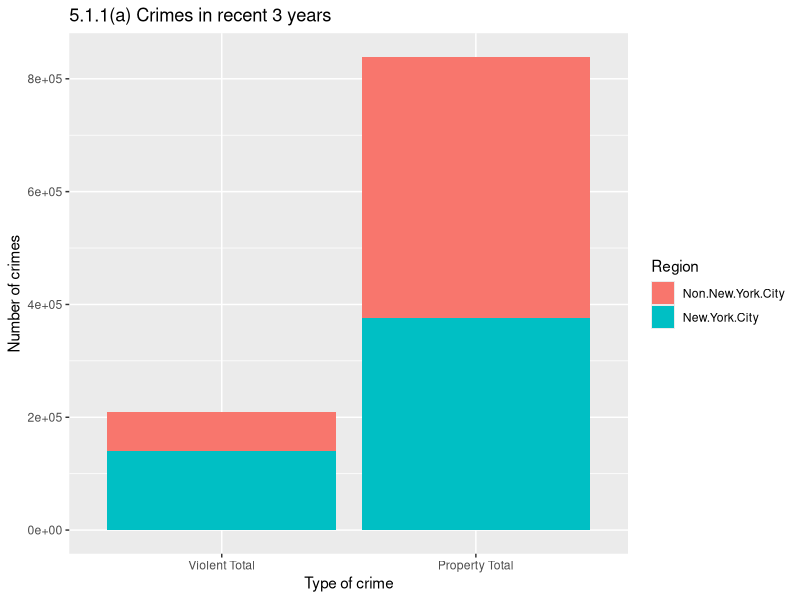
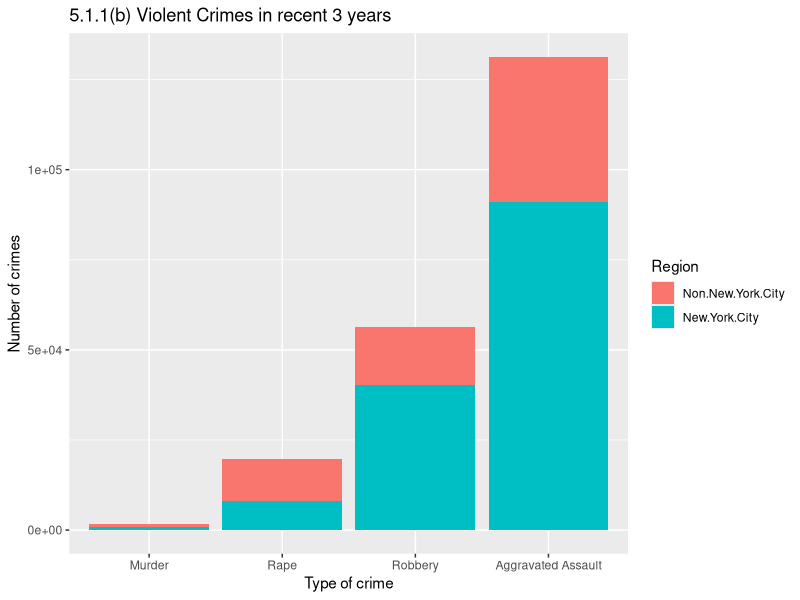
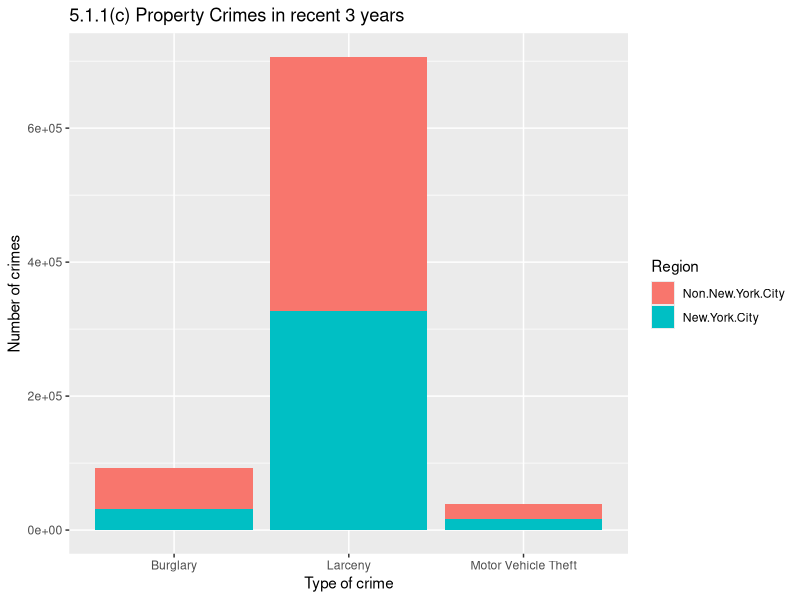
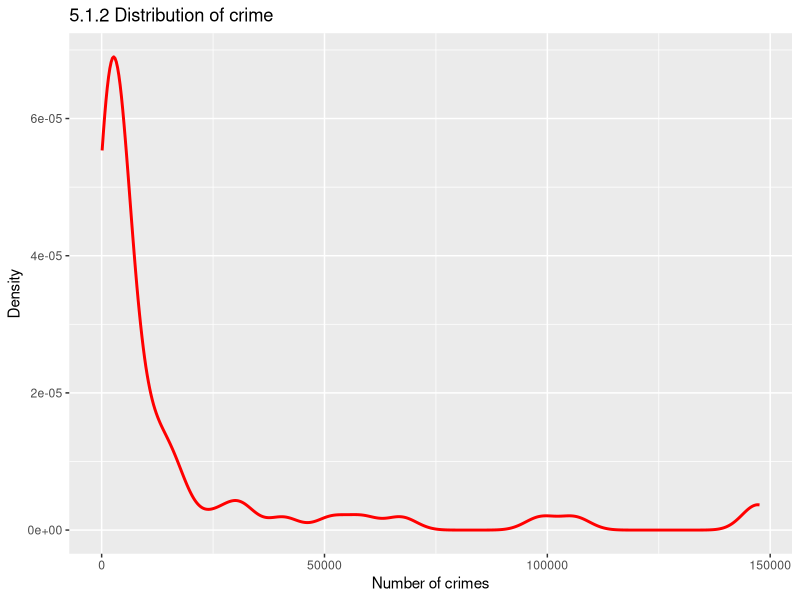
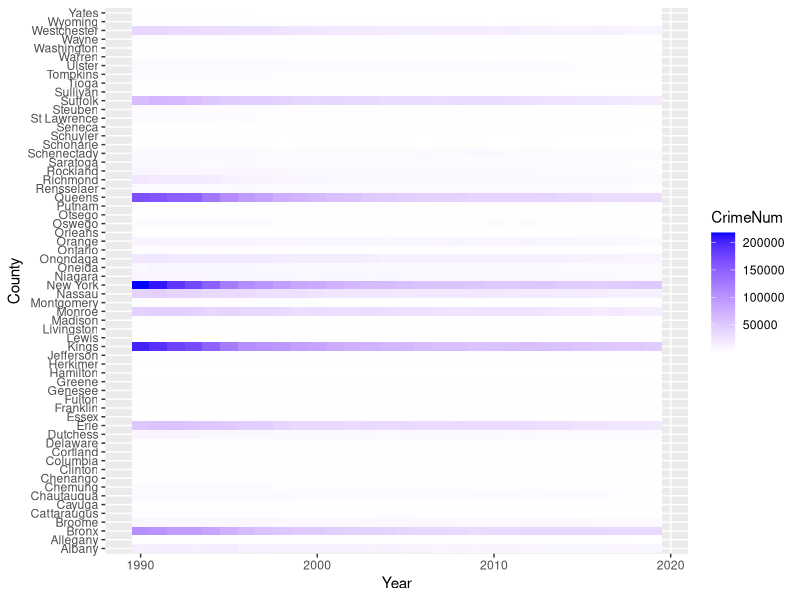

The R script that drew these images, in order:
## ---- chunk 1
knitr::opts_chunk$set(echo = FALSE)
library("tidyverse")
library("dplyr")
library(ggplot2)

## ---- chunk 2
crime_index <- readr::read_csv("Index_Crimes_by_County_and_Agency__Beginning_1990.csv") %>% 
  filter(Year > 2016) %>% 
  filter(Agency == "County Total")

  Non.New.York.City <- crime_index %>% filter(Region == "Non-New York City") %>%
    select("Index Total","Violent Total","Property Total","Murder","Rape","Robbery"
           ,"Aggravated Assault", "Burglary", "Larceny", "Motor Vehicle Theft") %>%
    colSums()
  New.York.City <- crime_index %>% filter(Region == "New York City") %>% 
    select("Index Total","Violent Total","Property Total","Murder","Rape","Robbery"
           ,"Aggravated Assault", "Burglary", "Larceny", "Motor Vehicle Theft") %>%
    colSums()
  crime_sum <- rbind(Non.New.York.City,New.York.City)

crime_sum <- as.data.frame(as.table(crime_sum))
names(crime_sum) <- c("Region","Category","Sum")

## ---- chunk 3
ggplot(data = crime_sum[3:6,], mapping = aes(x = Category, y = Sum, fill = Region)) +
  geom_col() +
  labs(
    title = "5.1.1(a) Crimes in recent 3 years",
    x = "Type of crime",
    y = "Number of crimes"
    
  )

ggplot(data = crime_sum[7:14,], mapping = aes(x = Category, y = Sum, fill = Region)) +
  geom_col() +
  labs(
    title = "5.1.1(b) Violent Crimes in recent 3 years",
    x = "Type of crime",
    y = "Number of crimes"
    
  )

ggplot(data = crime_sum[15:20,], mapping = aes(x = Category, y = Sum, fill = Region)) +
  geom_col() +
  labs(
    title = "5.1.1(c) Property Crimes in recent 3 years",
    x = "Type of crime",
    y = "Number of crimes"
    
  )


## ---- chunk 4
crime_distribution <- crime_index %>% 
  filter(Agency == "County Total") %>%
  select("County","Index Total","Year") %>% 
  group_by(County) %>% 
  summarise(IndexTotal = sum(`Index Total`))
ggplot(
  data = crime_distribution,
  mapping = aes(
    x = `IndexTotal`
  )) + 
  geom_density(alpha = 0.5, color = "red", size = 1) +
  labs(
    title = "5.1.2 Distribution of crime",
    x = "Number of crimes",
    y = "Density",
    color = "red")

## ---- chunk 5
crime_year_county <- readr::read_csv("Index_Crimes_by_County_and_Agency__Beginning_1990.csv") %>% 
  filter(Agency == "County Total") %>% 
  select(County,Year,`Index Total`)
names(crime_year_county) <- c("County", "Year", "CrimeNum")
## ---- chunk 6
ggplot(crime_year_county, aes(Year, County, fill = CrimeNum)) +
  geom_tile() +
  scale_fill_gradient(low="white", high="blue")

## ---- chunk 7
# This part is to output data for chapter 6
crime_county <- crime_index %>% 
  filter(Agency == "County Total") %>%
  select("County","Index Total","Violent Total","Property Total","Murder","Rape","Robbery"
           ,"Aggravated Assault", "Burglary", "Larceny", "Motor Vehicle Theft") %>% 
  group_by(County) %>% 
    summarise(
      IndexTotal = sum(`Index Total`),
      ViolentTotal = sum(`Violent Total`),
      PropertyTotal = sum(`Property Total`),
      Murder = sum(Murder),
      Rape = sum(Rape),
      Robbery = sum(Robbery),
      AggravatedAssault = sum(`Aggravated Assault`),
      Burglary = sum(Burglary),
      Larceny = sum(Larceny),
      MotorVehicleTheft = sum(`Motor Vehicle Theft`)
    )
write.csv(crime_county, file = "CRIME_COUNTY.csv")
